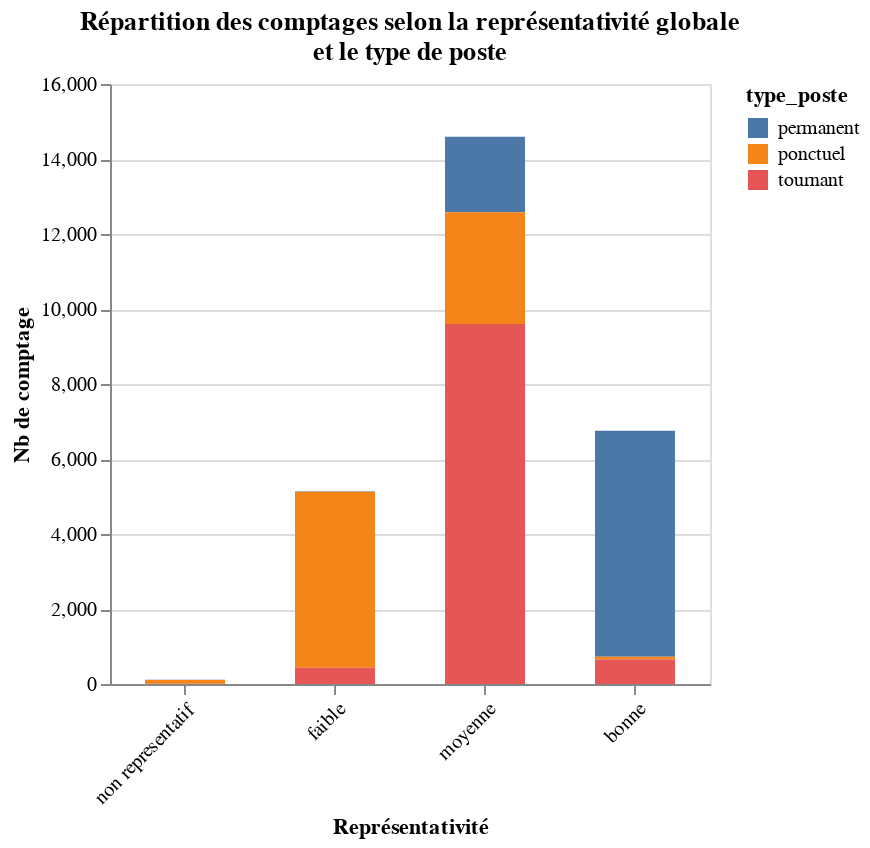

Notebook code for this chart:
### Code cell
alt.Chart(grp_global, title=['Répartition des comptages selon la représentativité globale','et le type de poste'], width=300).mark_bar(width=40).encode(
    x=alt.X('txt_note:N', sort=['note_represent_globale'], axis=alt.Axis(title='Représentativité', labelAngle=315)), 
    y=alt.Y('id:Q',axis=alt.Axis(title='Nb de comptage')),
    color='type_poste')

### Figure 1 — Vega-Lite specification as saved in the notebook (floating-point values rounded to 4 significant figures)
{"config": {"view": {"continuousWidth": 400, "continuousHeight": 300}}, "data": {"name": "data-67abf8c32648ef1bcd182f0374f93c63"}, "mark": {"type": "bar", "width": 40}, "encoding": {"color": {"type": "nominal", "field": "type_poste"}, "x": {"type": "nominal", "axis": {"labelAngle": 315, "title": "Représentativité"}, "field": "txt_note", "sort": ["note_represent_globale"]}, "y": {"type": "quantitative", "axis": {"title": "Nb de comptage"}, "field": "id"}}, "title": ["Répartition des comptages selon la représentativité globale", "et le type de poste"], "width": 300, "$schema": "https://vega.github.io/schema/vega-lite/v4.8.1.json", "datasets": {"data-67abf8c32648ef1bcd182f0374f93c63": [{"note_represent_globale": 0, "type_poste": "permanent", "id": 3, "txt_note": "non representatif", "num_note": 0}, {"note_represent_globale": 0, "type_poste": "ponctuel", "id": 103, "txt_note": "non representatif", "num_note": 0}, {"note_represent_globale": 0, "type_poste": "tournant", "id": 7, "txt_note": "non representatif", "num_note": 0}, {"note_represent_globale": 1, "type_poste": "permanent", "id": 12, "txt_note": "faible", "num_note": 1}, {"note_represent_globale": 1, "type_poste": "ponctuel", "id": 4697, "txt_note": "faible", "num_note": 1}, {"note_represent_globale": 1, "type_poste": "tournant", "id": 432, "txt_note": "faible", "num_note": 1}, {"note_represent_globale": 3, "type_poste": "permanent", "id": 2013, "txt_note": "moyenne", "num_note": 3}, {"note_represent_globale": 3, "type_poste": "ponctuel", "id": 2982, "txt_note": "moyenne", "num_note": 3}, {"note_represent_globale": 3, "type_poste": "tournant", "id": 9600, "txt_note": "moyenne", "num_note": 3}, {"note_represent_globale": 6, "type_poste": "permanent", "id": 6023, "txt_note": "bonne", "num_note": 6}, {"note_represent_globale": 6, "type_poste": "ponctuel", "id": 77, "txt_note": "bonne", "num_note": 6}, {"note_represent_globale": 6, "type_poste": "tournant", "id": 652, "txt_note": "bonne", "num_note": 6}]}}
